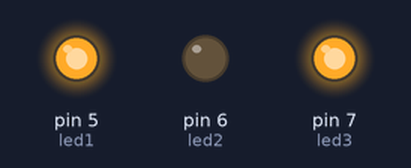
Bench run of a sketch on a simulated Arduino Uno, built with avr-gcc and run on an emulated ATmega328P. On the bench: output pins drawn as LEDs (lit = HIGH).

Above: at 0.2 s.
At 1.7 s:
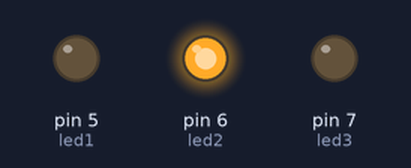
Timing chart, 0 to 3.0 s (numbered marks = the images above):
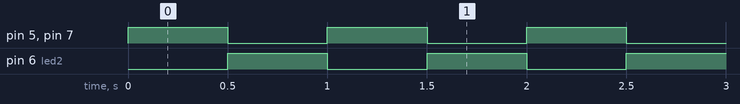

The sketch:

led_pattern.ino
```cpp
int led1 = 5;
int led2 = 6;
int led3 = 7;

void setup() {

  pinMode(led1,OUTPUT);
  pinMode(led2,OUTPUT);
  pinMode(led3,OUTPUT);


}

void loop() {

digitalWrite(led1,HIGH);

digitalWrite(led2,LOW);

digitalWrite(led3,HIGH);

delay(500);

digitalWrite(led1,LOW);

digitalWrite(led2,HIGH);

digitalWrite(led3,LOW);

delay(500);
}
```

Measured:
- by itself, pin 5 (led1), pin 6 (led2), pin 7 (led3): alternates HIGH for 0.50 s and LOW for 0.50 s
